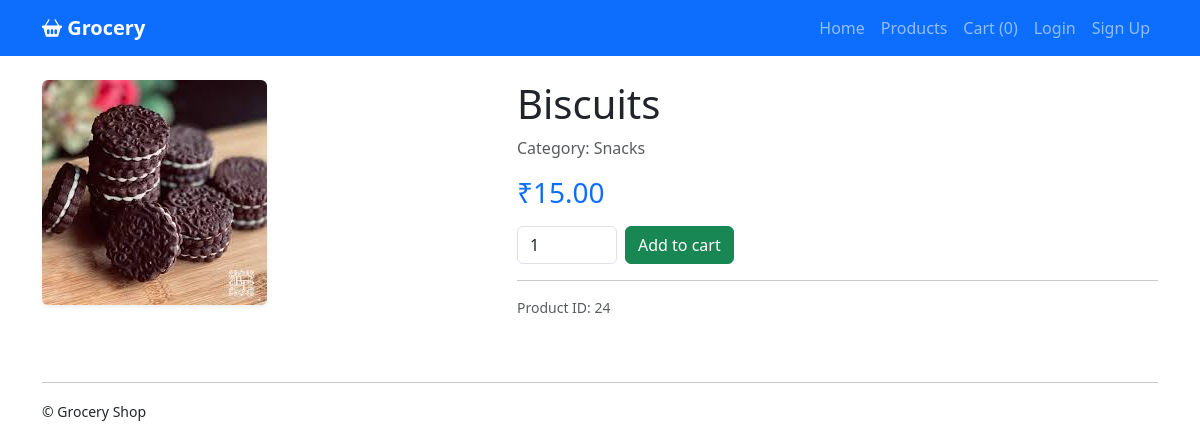
Page /product/24 on the committed database.
### tables this page shows
CREATE TABLE products (
    product_id INTEGER PRIMARY KEY AUTOINCREMENT,
    name TEXT,
    price REAL,
    category TEXT,
    stock INTEGER
);

### app.py (the view)
@app.route("/product/<int:pid>")
def product_detail(pid):
    conn = get_db()
    p = conn.execute("SELECT * FROM products WHERE product_id = ?", (pid,)).fetchone()
    conn.close()
    if not p:
        return "Product not found", 404
    return render_template("product_detail.html", p=p)

### app.py (called while the page is built)
def get_db():
    BASE_DIR = os.path.dirname(os.path.abspath(__file__))
    db_path = os.path.join(BASE_DIR, "grocery.db")
    conn = sqlite3.connect(db_path)
    conn.row_factory = sqlite3.Row
    return conn

@app.context_processor
def inject_cart_count():
    cart = session.get("cart") or {}
    try:
        cart_count = sum(int(q) for q in cart.values())
    except Exception:
        cart_count = 0
    return {"cart_count": cart_count}

### templates/product_detail.html (shortened to what this page needs)
{% extends "base.html" %}
{% block content %}
<div class="row">
  <div class="col-md-5">
    <img src="{{ url_for('static', filename='images/' ~ p.product_id ~ '.jpg') }}"
         onerror="this.onerror=null;this.src='{{ url_for('static', filename='images/placeholder.png') }}';"
         alt="{{ p.name }}" class="img-fluid rounded shadow-sm">
  </div>
  <div class="col-md-7">
    <h1>{{ p.name }}</h1>
    <p class="text-muted">Category: {{ p.category }}</p>
    <h3 class="text-primary">₹{{ '%.2f'|format(p.price) }}</h3>
    <form action="/add_to_cart/{{ p.product_id }}" method="post" class="mt-3 d-flex gap-2">
      <input type="number" name="qty" value="1" min="1" class="form-control" style="width:100px">
      <button class="btn btn-success" type="submit">Add to cart</button>
    </form>
    <hr>
    <p class="small text-muted">Product ID: {{ p.product_id }}</p>
  </div>
</div>
{% endblock %}

### templates/base.html (style rules this page uses)
body { padding-top: 0; }

### rows in the picture
products: name "Biscuits", category "Snacks", price "15.00", product_id "24"

### other values in the picture
{{ cart_count }} "0"
